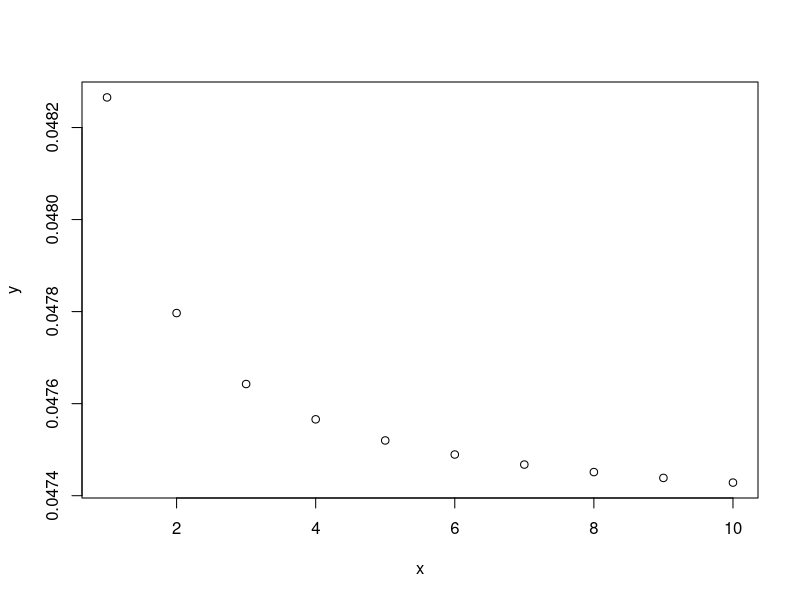
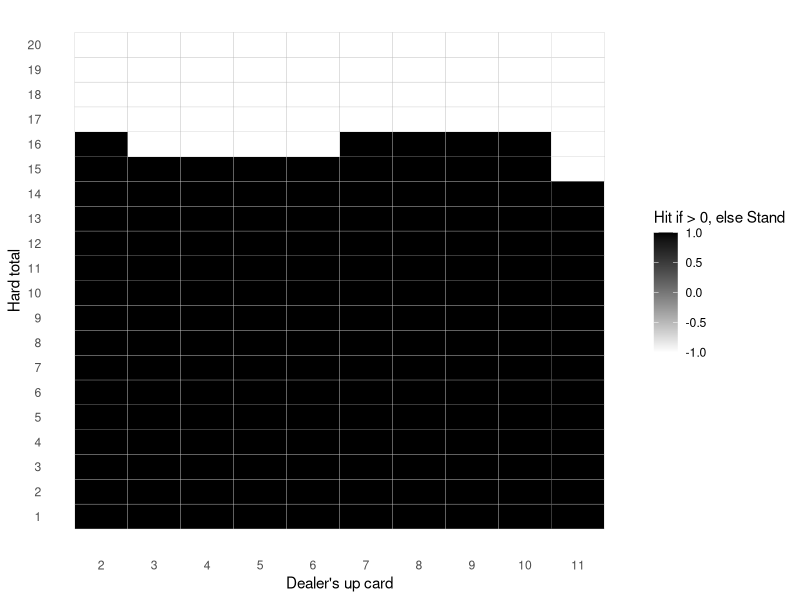

Write the R code that produced these figures, in order.
## ---- chunk 1
knitr::opts_chunk$set(echo = TRUE)
## ---- chunk 2
x = 1:10
y = (choose(4*x, 1) * choose(16*x, 1)) / choose(52*x, 2)

plot(x, y)
## ---- chunk 3
# Current face up card of the dealer. Additionally, we assume the dealer has already checked for blackjack on the hole card
dealer_up_card = 10

# The expected sum of the dealer's cards for which to calculate the probability
target_dealer_value = 19

# Total number of decks in the game
# Assumption: The current face up cards (both dealer's and players') currently do neither affect the available cards, nor the probability for each card, that we assume as stated before, 16/52 for each ten-valued card, 4/52 for each non-ten-valued card
num_decks = 1

# If true, the dealer stands if it has a soft 17
soft_stands = FALSE
## ---- chunk 4
# This function computes all possible ordered card extractions that give the expected value
# Note that cards are ordered by their value, so here we're missing possible permutations
# Additionally, no constraints are checked, like available cards, blackjack, dealer stand
find_combinations <- function(values, target) {
  find_recursive <- function(subset, remaining_values, target) {
    # If we reached the target, end the branch here
    if (sum(subset) == target) {
      return(list(subset))
    }
    # If we're above the target, the entire branch is not valid
    if (sum(subset) > target) {
      return(list())
    }
    
    solutions = list()
    
    # Loop for each remaining value
    for (i in seq_along(remaining_values)) {
      new_subset = c(subset, remaining_values[i])
      # Try a branch with this value
      solutions = c(solutions, find_recursive(new_subset, remaining_values[i:length(remaining_values)], target))
    }
    
    return(solutions)
  }
  
  return(find_recursive(c(), values, target))
}

# Helper function that, given some extraction paths (branches) and the amount of each card, returns only the paths that do not exceed the available amount for each card 
remove_paths_exceeding_cards <- function(paths, available_cards) {
  return(Filter(function(path) {
      used_cards = c(rep(0, length(available_cards)))
      
      for(i in path){
          # Ace and 1 are the same card
          index = ifelse(i == 11, 1, i)
          
          used_cards[[index]] = used_cards[[index]] + 1
          
          # If the current card has been used more than the max number of times it is available, then the path is not valid
          if(used_cards[[index]] > available_cards[[index]]){
            return(FALSE)
          }
      }
      
      return(TRUE)
    }, paths))
}
## ---- chunk 5
# First, calculate all possible combinations that give a certain target
possible_cards = 1:11
paths = find_combinations(possible_cards, target_dealer_value - dealer_up_card)


# Then, depending on the number of decks, filter out combinations that exceed the maximum number of each card

# For each deck, we have 4 cards from 1 to 9, and 16 ten-valued cards. Ace counts as value one
available_cards = c(rep(4, 9), 16)* num_decks

valid_paths = remove_paths_exceeding_cards(paths, available_cards)
## ---- chunk 6
# Given a path, returns the corresponding probability for it to occur
calculate_path_probability <- function(path){
  prob = 1
  for(card in path){
    # We said that for any 10-valued card we have a 16/52 probability
    if(card == 10){
      prob = prob * (16/52)
    }
    # And a 4/52 probability for any non-10-valued card
    else{
      prob = prob * (4 / 52)
    }
  }
    
  return(prob)
}

# Given a path, returns the total numbers of its anagrams (without repetition)
count_path_anagrams <- function(path){
  element_occurrences = as.vector(table(path))
  
  return(factorial(length(path)) / prod(factorial(element_occurrences)))
}
## ---- chunk 7
if (!require(combinat)) {
  install.packages("combinat")
}
library(combinat)

# Given some paths, returns a list of lists of all permutations
permut_paths <- function(paths){
  return(Map(function(path){
      if(length(path) == 1){
        return(list(path))
      }
      else{
        return(unique(permn(path)))
      }
    }, paths)
  )
}

calc_probability_exact_dealer_score <- function(dealer_up_card, target_dealer_value, num_decks, cache){
  # Note: the dealer always stands on 17, no matter soft 17
  cache_key = paste(dealer_up_card, target_dealer_value, num_decks, sep = "_")
  if(exists(cache_key, envir = cache)){
    return(get(cache_key, envir = cache))
  }
  
  # If the dealer already has an higher value then the up card, he will surely make a higher score
  if(target_dealer_value < dealer_up_card){
    assign(cache_key, 0, envir = cache)
    return(0)
  }
  
  # Instead, if the dealer already has the up card as the target value,
  # the probability is 1 since he just does not need to pick any card
  if(target_dealer_value == dealer_up_card){
    assign(cache_key, 1, envir = cache)
    return(1)
  }
  
  # For target values < 17, we do not need to consider the rule of standing when scoring 17 or above
  if(target_dealer_value < 17){
    # Calculate all possible combinations for the target value
    possible_cards = 1:11
    paths = find_combinations(possible_cards, target_dealer_value - dealer_up_card)
    
    # Then, filter out combinations that exceed the available cards
    # For more than two decks, this is nearly ininfluent, since a long path would have a near-zero probability to occur
    available_cards = c(rep(4, 9), 16)* num_decks
    valid_paths = remove_paths_exceeding_cards(paths, available_cards)
    
    not_1_paths = Filter(function(path){
      return(!any(c(1) %in% path))
    }, valid_paths)
    
    one_paths = Filter(function(path){
      return(any(c(1) %in% path) && length(path) < 7) # To make the computation less heavy, we can ignore paths longer that a certain threshold since their probability would be very low
    }, valid_paths)
    
    one_paths_permuts = unlist(permut_paths(one_paths), recursive = FALSE)
    
    total_probability = 0
    
    for(path in not_1_paths){
      path_probability = calculate_path_probability(path)
      
      path_anagrams_count = count_path_anagrams(path)
      
      # We should prevent blackjacks
      path_anagrams_not_blackjack_count = path_anagrams_count
      if(dealer_up_card == 10 && any(path %in% c(1, 11))){
        first_occ <- which(path %in% c(1, 11))[1]
        
        path_anagrams_not_blackjack_count = path_anagrams_not_blackjack_count - count_path_anagrams(path[-first_occ])
      }
      if(any(dealer_up_card %in% c(1, 11)) && any(path %in% 10)){
        first_occ <- which(path %in% c(10))[1]
        
        path_anagrams_not_blackjack_count = path_anagrams_not_blackjack_count - count_path_anagrams(path[-first_occ])
      }
      
      total_probability = total_probability + path_probability * path_anagrams_not_blackjack_count
    }
    
    valid_one_path_permuts = Filter(function(path){
      # We should prevent blackjacks
      if(dealer_up_card == 10 && path[1] %in% c(1, 11)){
        return(FALSE)
      }
      if(any(dealer_up_card %in% c(1, 11)) && path[1] == 10){
        return(FALSE)
      }
      
      total = dealer_up_card
      
      for(card in path){
        if(card == 1 && total + 11 <= 21){
          return(FALSE)
        }
        
        total = total + card
      }
      
      return(TRUE)
    }, one_paths_permuts)
    
    for(path in valid_one_path_permuts){
      total_probability = total_probability + calculate_path_probability(path)
    }
    
    assign(cache_key, total_probability, envir = cache)
    return(total_probability)
  }
  else{
    # If instead we hit 17 or above, we need to split the computation:
    # The dealer should reach a score lower than 16, and then hit a single card without busting
    safe_scores = Filter(function(score){
      return(score > 0 && score < 17)
    }, target_dealer_value - 1:11)
    total_probability = 0
    
    for(score in safe_scores){
        card_difference = target_dealer_value - score
        
        # We also need to ignore the blackjack combination
        is_blackjack = (dealer_up_card == 10 && dealer_up_card == score && card_difference == 11) ||
          (dealer_up_card %in% c(1, 11) && dealer_up_card == score && card_difference == 10)
        
        if(!is_blackjack){
          card_probability = if(card_difference == 10) {16/52} else {4/52}
          
          # Here we calculate the probability of obtaining a certain score
          intermediate_score_prob = calc_probability_exact_dealer_score(dealer_up_card, score, num_decks, cache)
          
          
          total_probability = total_probability + intermediate_score_prob * card_probability
        }
        
    }
    
    assign(cache_key, total_probability, envir = cache)
    return(total_probability)
  }
}
## ---- chunk 8
# Sum of current cards o the player
player_score = 18
## ---- chunk 9
calc_probability_player_busting <- function(player_score){
  busting_probability = 0

  # Note that if we pick an ace, we only consider it as a 1
  for(i in 1:10){
    if(player_score + i > 21){
      # We busted with a card i-valued
      # We use the infinite deck theorem to calculate the probability of this i-valued card
      if(i == 10){
        busting_probability = busting_probability + 16/52
      }
      else{
        busting_probability = busting_probability + 4/52
      }
    }
  }
  
  return(busting_probability)
}

busting_probability = calc_probability_player_busting(player_score)
## ---- chunk 10
calc_probability_lose_after_standing <- function(player_score, dealer_up_card, num_decks, cache){
  prob = 0
  
  for(i in (player_score + 1):21){
    if(i >= 17){
      prob = prob + calc_probability_exact_dealer_score(dealer_up_card, i, num_decks, cache)
    }
  }
  
  return(prob)
}

prob_lose_after_standing = calc_probability_lose_after_standing(player_score, dealer_up_card, num_decks, new.env())
prob_lose_after_standing
## ---- chunk 11
calc_probability_lose_after_standing2 <- function(player_score, dealer_up_card, num_decks, cache){
  prob = 0
  
  for(card1 in 2:11){
    card1_prob = if(card1 == 10) {16/52} else {4/52}
    
    is_blackjack = FALSE
    
    if(dealer_up_card == 10 && any(card1 %in% c(1, 11))){
      is_blackjack = TRUE
    }
    if(dealer_up_card %in% c(1, 11) && card1 == 10){
      is_blackjack = TRUE
    }
    
    # We proceed only if the dealer has no blackjack
    if(!is_blackjack){
      score = dealer_up_card + card1
      
      # We can check if we reached a standing score
      if(score >= 17 && score <= 21 && score > player_score){
        prob = prob + card1_prob
      }
      else{
        # Otherwise, we pick another card
        
        # If we went over 21, but we have an ace, we can consider it as a 1
        if(score > 21 && any(card1 %in% c(1, 11)) && (dealer_up_card + 1) >= 17 && (dealer_up_card + 1) <= 21 && (dealer_up_card + 1) > player_score){
          prob = prob + card1_prob
        }
        
        for(card2 in 2:11){
          card2_prob = if(card2 == 10) {16/52} else {4/52}
          
          # We can check again if we reached a standing score
          if((score + card2 >= 17) && (score + card2 <= 21) && score + card2 > player_score){
            prob = prob + card1_prob * card2_prob
          }
          else{
            
            # If we went over 21, but we have an ace that would give us a standing value, we consider this a valid extraction
            # We have two cases for the ace: the first card, or the second one
            if((score + card2) > 21 && any(card1 %in% c(1, 11)) && (dealer_up_card + 1 + card2) >= 17 && (dealer_up_card + 1 + card2) <= 21 && (dealer_up_card + 1 + card2) > player_score){
              prob = prob + card1_prob * card2_prob
            }
            else{
              if((score + card2) > 21 && any(card2 %in% c(1, 11)) && (dealer_up_card + 1 + card1) >= 17 && (dealer_up_card + 1 + card1) <= 21 && (dealer_up_card + 1 + card1) > player_score){
                # card 2 is 11, now 1
              prob = prob + card1_prob * card2_prob
              }
            }
          }
        }
      }
    }
    
    
  }
  
  return(prob)
}
## ---- chunk 12
calc_probability_tie_after_standing <- function(player_score, dealer_up_card, num_decks, cache){
  if(player_score < 17){
    return(0)
  }
  
  prob = calc_probability_exact_dealer_score(dealer_up_card, player_score, num_decks, cache)
  
  return(prob)
}

prob_tie_after_standing = calc_probability_tie_after_standing(player_score, dealer_up_card, num_decks, new.env())
prob_tie_after_standing
## ---- chunk 13
prob_win_after_standind = 1 - prob_lose_after_standing - prob_tie_after_standing
prob_win_after_standind
## ---- chunk 14
prob_lose_after_hit = calc_probability_player_busting(player_score)
prob_lose_after_hit
## ---- chunk 15
# We can safely ignore a score of 21 for the player
possible_player_scores = 1:20

possible_dealer_face_up_card = 1:11 # 7:11 works on single core

num_decks = 1
soft_stands = FALSE
## ---- chunk 16
cache = new.env()
intermediate_matrix = sapply(possible_dealer_face_up_card, function(dealer_up_card){
  return(sapply(possible_player_scores, function(player_score){
    prob_lose_after_standing = calc_probability_lose_after_standing(player_score, dealer_up_card, num_decks, cache)
  
    prob_lose_after_hit = calc_probability_player_busting(player_score)
    
    return(prob_lose_after_standing - prob_lose_after_hit)
  }))
})

# Ace can either value 1 or 11
intermediate_matrix[, 11] = intermediate_matrix[, 11] + intermediate_matrix[, 1]

decision_matrix = intermediate_matrix[, -1]
## ---- chunk 17
if (!require(ggplot2)) {
  install.packages("ggplot2")
}
if (!require(reshape2)) {
  install.packages("reshape2")
}
library(ggplot2)
library(reshape2)

df <- melt(sign(decision_matrix))
colnames(df) <- c("Y", "X", "Value")

# 
ggplot(df, aes(x = X, y = Y, fill = Value)) +
  geom_tile(color = "grey") +                       # Add grey border to the cells
  scale_fill_gradientn(colors = c("white", "black"), # Cells should be a gradient from white to black
                       values = c(0, 1),             # Low values are white, high values are black
                       limits = c(-1, 1)) +          # Color scales go from -1 to 1
  scale_x_continuous(breaks = 1:ncol(decision_matrix), labels = possible_dealer_face_up_card[-1]) +  # Show all columns, except ace=1
  scale_y_continuous(breaks = 1:nrow(decision_matrix), labels = possible_player_scores) +
  theme_minimal() +
  labs(x = "Dealer's up card", y = "Hard total", fill = "Hit if > 0, else Stand") + # Add labels
  theme(panel.grid = element_blank())                # Remove background grid
